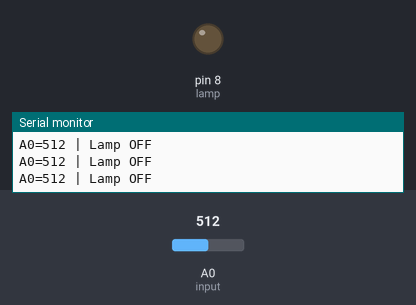
The sketch below on a simulated Arduino Uno, built with avr-gcc and run on an emulated ATmega328P. Parts: output pins drawn as LEDs (lit = HIGH), the last lines printed to the serial monitor. The test bench sets the inputs (shaded band); at power-on: A0 (input) = 512.

Above: at 1.2 s.
1.3 s: A0 (input) set to 377
2.8 s: A0 (input) set to 352
At 4.0 s:
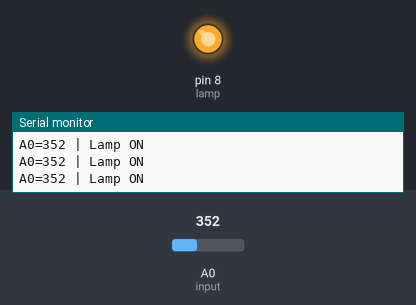
4.3 s: A0 (input) set to 445
5.8 s: A0 (input) set to 470
At 6.5 s:
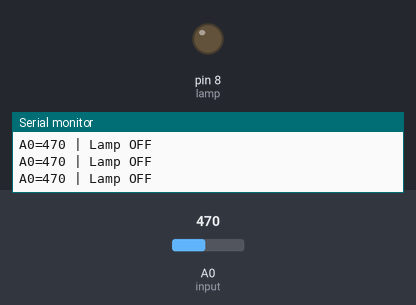
7.3 s: A0 (input) set to 306
At 7.6 s:
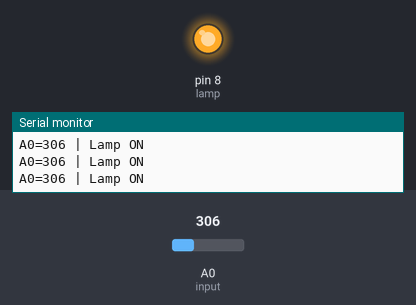
Timing chart, 0 to 9.8 s (numbered marks = the images above; inputs shaded):
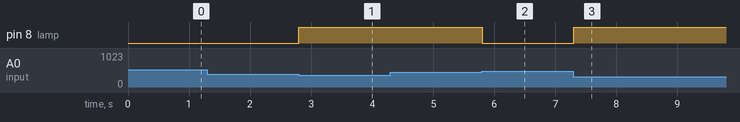

The sketch:

automatic_night_light.ino
```cpp
constexpr byte input=A0,lamp=8;
constexpr int darkOn=360,brightOff=460;
static_assert(darkOn<brightOff,"The dark-on threshold must be below bright-off.");
bool lit=false;
unsigned long sampled=0;
void setup(){
  pinMode(lamp,OUTPUT);
  digitalWrite(lamp,LOW);
  Serial.begin(115200);
}
void loop(){
  if(millis()-sampled<100)return;
  sampled=millis();
  unsigned int total=0;
  for(byte i=0;i<8;i++) total+=analogRead(input);
  const int raw=total/8;
  if(raw<=darkOn) lit=true;
  if(raw>=brightOff) lit=false;
  digitalWrite(lamp,lit);
  Serial.print(F("A0="));Serial.print(raw);
  Serial.println(lit?F(" | Lamp ON"):F(" | Lamp OFF"));
}
```

Measured:
- the behaviour switches between 361 and 360 on A0 (input) (found by bisection; images 0 and 1)
- the behaviour switches between 459 and 460 on A0 (input) (found by bisection; images 1 and 2)
- after the input at 2.8 s, pin 8 (lamp): LOW → HIGH at once
- after the input at 5.8 s, pin 8 (lamp): HIGH → LOW at once
- after the input at 7.3 s, pin 8 (lamp): LOW → HIGH at once
